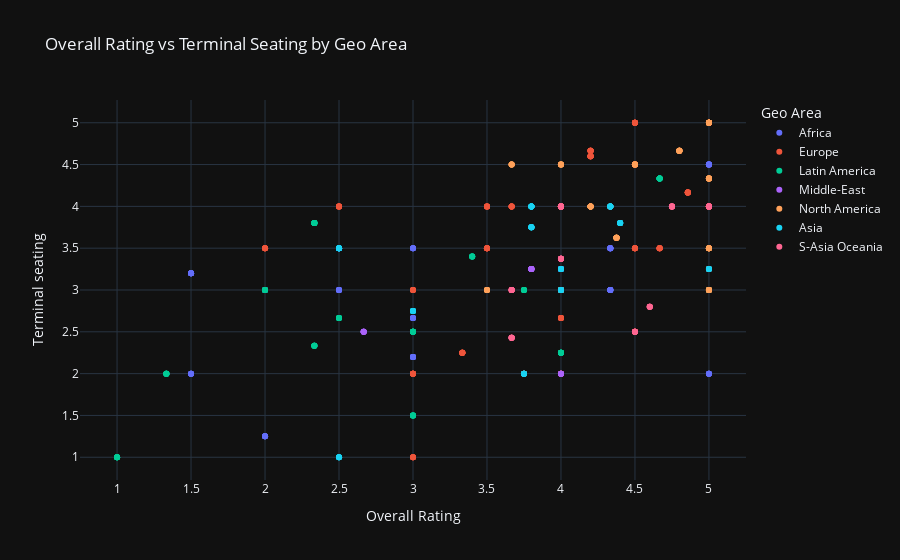

Notebook code for this chart:
### Code cell
fig.update_layout(
    title="Overall Rating vs Terminal Seating by Geo Area",
    xaxis_title="Overall Rating",
    yaxis_title="Terminal seating",
    legend_title="Geo Area",
    template="plotly_dark"  
)

fig.show()

### Figure 1 — Plotly figure (JSON) as saved in the notebook; plotly's stock layout.template omitted (floating-point values rounded to 4 significant figures; data arrays with more than 128 entries replaced by an {"elided": "..."} marker saying what was removed)
{"data": [{"customdata": [["abuja"], ["abuja"], ["abuja"], ["abuja"], ["abuja"], ["abuja"], ["algiers"], ["algiers"], ["algiers"], ["algiers"], ["algiers"], ["algiers"], ["algiers"], ["algiers"], ["banjul"], ["banjul"], ["banjul"], ["banjul"], ["banjul"], ["banjul"], ["dakar"], ["dakar"], ["dakar"], ["dakar"], ["dakar"], ["durban"], ["durban"], ["durban"], ["durban"], ["durban"], ["durban"], ["durban"], ["durban"], ["entebbe"], ["entebbe"], ["entebbe"], ["entebbe"], ["entebbe"], ["entebbe"], ["entebbe"], ["entebbe"], ["entebbe"], ["freetown"], ["freetown"], ["freetown"], ["freetown"], ["freetown"], ["freetown"], ["freetown"], ["hurghada"], ["hurghada"], ["hurghada"], ["hurghada"], ["hurghada"], ["kilimanjaro"], ["kilimanjaro"], ["kilimanjaro"], ["kilimanjaro"], ["kilimanjaro"], ["kilimanjaro"], ["kilimanjaro"], ["kilimanjaro"], ["lusaka"], ["lusaka"], ["lusaka"], ["lusaka"], ["lusaka"], ["luxor"], ["luxor"], ["luxor"], ["luxor"], ["luxor"], ["luxor"], ["luxor"], ["luxor"], ["mombasa"], ["mombasa"], ["mombasa"], ["mombasa"], ["mombasa"], ["mombasa"], ["mombasa"], ["mombasa"], ["mombasa"], ["monastir"], ["monastir"], ["monastir"], ["monastir"], ["monastir"], ["monastir"], ["monastir"], ["monastir"], ["seychelles"], ["seychelles"], ["seychelles"], ["seychelles"], ["seychelles"], ["seychelles"], ["taba"], ["taba"], ["taba"], ["taba"], ["taba"], ["windhoek"], ["windhoek"], ["windhoek"], ["windhoek"], ["windhoek"], ["windhoek"], ["zanzibar"], ["zanzibar"], ["zanzibar"], ["zanzibar"], ["zanzibar"]], "hovertemplate": "geo_area=Africa<br>mean_overall_rating=%{x}<br>mean_terminal_seating_rating=%{y}<br>airport_name=%{customdata[0]}<extra></extra>", "legendgroup": "Africa", "marker": {"color": "#636efa", "symbol": "circle"}, "mode": "markers", "name": "Africa", "orientation": "v", "showlegend": true, "type": "scatter", "x": [2, 2, 2, 2, 2, 2, 4.333, 4.333, 4.333, 4.333, 4.333, 4.333, 4.333, 4.333, 2, 2, 2, 2, 2, 2, 3, 3, 3, 3, 3, 5, 5, 5, 5, 5, 5, 5, 5, 4, 4, 4, 4, 4, 4, 4, 4, 4, 4, 4, 4, 4, 4, 4, 4, 3, 3, 3, 3, 3, 4.333, 4.333, 4.333, 4.333, 4.333, 4.333, 4.333, 4.333, 5, 5, 5, 5, 5, 2.5, 2.5, 2.5, 2.5, 2.5, 2.5, 2.5, 2.5, 3, 3, 3, 3, 3, 3, 3, 3, 3, 1.5, 1.5, 1.5, 1.5, 1.5, 1.5, 1.5, 1.5, 3, 3, 3, 3, 3, 3, 1.667, 1.667, 1.667, 1.667, 1.667, 2.5, 2.5, 2.5, 2.5, 2.5, 2.5, 1.5, 1.5, 1.5, 1.5, 1.5], "xaxis": "x", "y": [1.25, 1.25, 1.25, 1.25, 1.25, 1.25, 3.5, 3.5, 3.5, 3.5, 3.5, 3.5, 3.5, 3.5, 3, 3, 3, 3, 3, 3, null, null, null, null, null, 4.5, 4.5, 4.5, 4.5, 4.5, 4.5, 4.5, 4.5, 3.25, 3.25, 3.25, 3.25, 3.25, 3.25, 3.25, 3.25, 3.25, 3, 3, 3, 3, 3, 3, 3, 3.5, 3.5, 3.5, 3.5, 3.5, 3, 3, 3, 3, 3, 3, 3, 3, 2, 2, 2, 2, 2, 3, 3, 3, 3, 3, 3, 3, 3, 2.2, 2.2, 2.2, 2.2, 2.2, 2.2, 2.2, 2.2, 2.2, 3.2, 3.2, 3.2, 3.2, 3.2, 3.2, 3.2, 3.2, 2.667, 2.667, 2.667, 2.667, 2.667, 2.667, null, null, null, null, null, 3.5, 3.5, 3.5, 3.5, 3.5, 3.5, 2, 2, 2, 2, 2], "yaxis": "y"}, {"customdata": {"elided": "269x1 str values"}, "hovertemplate": "geo_area=Europe<br>mean_overall_rating=%{x}<br>mean_terminal_seating_rating=%{y}<br>airport_name=%{customdata[0]}<extra></extra>", "legendgroup": "Europe", "marker": {"color": "#EF553B", "symbol": "circle"}, "mode": "markers", "name": "Europe", "orientation": "v", "showlegend": true, "type": "scatter", "x": {"elided": "269 float values"}, "xaxis": "x", "y": {"elided": "269 float values"}, "yaxis": "y"}, {"customdata": [["aruba reina beatrix"], ["aruba reina beatrix"], ["aruba reina beatrix"], ["aruba reina beatrix"], ["aruba reina beatrix"], ["aruba reina beatrix"], ["aruba reina beatrix"], ["aruba reina beatrix"], ["aruba reina beatrix"], ["belo horizonte confins"], ["belo horizonte confins"], ["belo horizonte confins"], ["belo horizonte confins"], ["belo horizonte confins"], ["belo horizonte confins"], ["belo horizonte confins"], ["belo horizonte confins"], ["belo horizonte confins"], ["brasilia"], ["brasilia"], ["brasilia"], ["brasilia"], ["brasilia"], ["brasilia"], ["brasilia"], ["brasilia"], ["brasilia"], ["crown point tobago"], ["crown point tobago"], ["crown point tobago"], ["crown point tobago"], ["crown point tobago"], ["crown point tobago"], ["crown point tobago"], ["curacao"], ["curacao"], ["curacao"], ["curacao"], ["curacao"], ["curacao"], ["curacao"], ["guayaquil"], ["guayaquil"], ["guayaquil"], ["guayaquil"], ["guayaquil"], ["holguin"], ["holguin"], ["holguin"], ["holguin"], ["holguin"], ["holguin"], ["holguin"], ["manaus"], ["manaus"], ["manaus"], ["manaus"], ["manaus"], ["manaus"], ["quito mariscal"], ["quito mariscal"], ["quito mariscal"], ["quito mariscal"], ["quito mariscal"], ["quito mariscal"], ["recife"], ["recife"], ["recife"], ["recife"], ["recife"], ["salvador"], ["salvador"], ["salvador"], ["salvador"], ["salvador"], ["salvador"], ["santo domingo"], ["santo domingo"], ["santo domingo"], ["santo domingo"], ["santo domingo"], ["santo domingo"], ["santo domingo"], ["santo domingo"], ["sao paulo congonhas"], ["sao paulo congonhas"], ["sao paulo congonhas"], ["sao paulo congonhas"], ["sao paulo congonhas"], ["sao paulo congonhas"]], "hovertemplate": "geo_area=Latin America<br>mean_overall_rating=%{x}<br>mean_terminal_seating_rating=%{y}<br>airport_name=%{customdata[0]}<extra></extra>", "legendgroup": "Latin America", "marker": {"color": "#00cc96", "symbol": "circle"}, "mode": "markers", "name": "Latin America", "orientation": "v", "showlegend": true, "type": "scatter", "x": [2.333, 2.333, 2.333, 2.333, 2.333, 2.333, 2.333, 2.333, 2.333, 4, 4, 4, 4, 4, 4, 4, 4, 4, 3, 3, 3, 3, 3, 3, 3, 3, 3, 1.333, 1.333, 1.333, 1.333, 1.333, 1.333, 1.333, 2.5, 2.5, 2.5, 2.5, 2.5, 2.5, 2.5, 3.4, 3.4, 3.4, 3.4, 3.4, 1, 1, 1, 1, 1, 1, 1, 3, 3, 3, 3, 3, 3, 2, 2, 2, 2, 2, 2, 5, 5, 5, 5, 5, 2.333, 2.333, 2.333, 2.333, 2.333, 2.333, 4.667, 4.667, 4.667, 4.667, 4.667, 4.667, 4.667, 4.667, 3.75, 3.75, 3.75, 3.75, 3.75, 3.75], "xaxis": "x", "y": [3.8, 3.8, 3.8, 3.8, 3.8, 3.8, 3.8, 3.8, 3.8, 2.25, 2.25, 2.25, 2.25, 2.25, 2.25, 2.25, 2.25, 2.25, 2.5, 2.5, 2.5, 2.5, 2.5, 2.5, 2.5, 2.5, 2.5, 2, 2, 2, 2, 2, 2, 2, 2.667, 2.667, 2.667, 2.667, 2.667, 2.667, 2.667, 3.4, 3.4, 3.4, 3.4, 3.4, 1, 1, 1, 1, 1, 1, 1, 1.5, 1.5, 1.5, 1.5, 1.5, 1.5, 3, 3, 3, 3, 3, 3, 3, 3, 3, 3, 3, 2.333, 2.333, 2.333, 2.333, 2.333, 2.333, 4.333, 4.333, 4.333, 4.333, 4.333, 4.333, 4.333, 4.333, 3, 3, 3, 3, 3, 3], "yaxis": "y"}, {"customdata": [["beirut"], ["beirut"], ["beirut"], ["beirut"], ["beirut"], ["beirut"], ["beirut"], ["beirut"], ["beirut"], ["hamad doha"], ["hamad doha"], ["hamad doha"], ["hamad doha"], ["hamad doha"], ["sharjah"], ["sharjah"], ["sharjah"], ["sharjah"], ["sharjah"], ["sharjah"], ["tehran mehrabad"], ["tehran mehrabad"], ["tehran mehrabad"], ["tehran mehrabad"], ["tehran mehrabad"]], "hovertemplate": "geo_area=Middle-East<br>mean_overall_rating=%{x}<br>mean_terminal_seating_rating=%{y}<br>airport_name=%{customdata[0]}<extra></extra>", "legendgroup": "Middle-East", "marker": {"color": "#ab63fa", "symbol": "circle"}, "mode": "markers", "name": "Middle-East", "orientation": "v", "showlegend": true, "type": "scatter", "x": [3.8, 3.8, 3.8, 3.8, 3.8, 3.8, 3.8, 3.8, 3.8, null, null, null, null, null, 2.667, 2.667, 2.667, 2.667, 2.667, 2.667, 4, 4, 4, 4, 4], "xaxis": "x", "y": [3.25, 3.25, 3.25, 3.25, 3.25, 3.25, 3.25, 3.25, 3.25, 3.25, 3.25, 3.25, 3.25, 3.25, 2.5, 2.5, 2.5, 2.5, 2.5, 2.5, 2, 2, 2, 2, 2], "yaxis": "y"}, {"customdata": [["bermuda"], ["bermuda"], ["bermuda"], ["bermuda"], ["bermuda"], ["colorado springs"], ["colorado springs"], ["colorado springs"], ["colorado springs"], ["colorado springs"], ["colorado springs"], ["colorado springs"], ["columbus"], ["columbus"], ["columbus"], ["columbus"], ["columbus"], ["dallas love field"], ["dallas love field"], ["dallas love field"], ["dallas love field"], ["dallas love field"], ["fort myers"], ["fort myers"], ["fort myers"], ["fort myers"], ["fort myers"], ["fort myers"], ["fort myers"], ["fort myers"], ["fort myers"], ["hartford"], ["hartford"], ["hartford"], ["hartford"], ["hartford"], ["hartford"], ["hartford"], ["hartford"], ["hartford"], ["hilo"], ["hilo"], ["hilo"], ["hilo"], ["hilo"], ["hilo"], ["indianapolis"], ["indianapolis"], ["indianapolis"], ["indianapolis"], ["indianapolis"], ["indianapolis"], ["indianapolis"], ["indianapolis"], ["indianapolis"], ["jacksonville"], ["jacksonville"], ["jacksonville"], ["jacksonville"], ["jacksonville"], ["john wayne"], ["john wayne"], ["john wayne"], ["john wayne"], ["john wayne"], ["john wayne"], ["little rock"], ["little rock"], ["little rock"], ["little rock"], ["little rock"], ["little rock"], ["long beach"], ["long beach"], ["long beach"], ["long beach"], ["long beach"], ["long beach"], ["long island macarthur"], ["long island macarthur"], ["long island macarthur"], ["long island macarthur"], ["long island macarthur"], ["long island macarthur"], ["long island macarthur"], ["memphis"], ["memphis"], ["memphis"], ["memphis"], ["memphis"], ["memphis"], ["memphis"], ["milwaukee"], ["milwaukee"], ["milwaukee"], ["milwaukee"], ["milwaukee"], ["milwaukee"], ["milwaukee"], ["milwaukee"], ["milwaukee"], ["muscle shoals"], ["muscle shoals"], ["muscle shoals"], ["muscle shoals"], ["muscle shoals"], ["nashville"], ["nashville"], ["nashville"], ["nashville"], ["nashville"], ["nashville"], ["sacramento"], ["sacramento"], ["sacramento"], ["sacramento"], ["sacramento"], ["sacramento"], ["sacramento"], ["sacramento"], ["sacramento"]], "hovertemplate": "geo_area=North America<br>mean_overall_rating=%{x}<br>mean_terminal_seating_rating=%{y}<br>airport_name=%{customdata[0]}<extra></extra>", "legendgroup": "North America", "marker": {"color": "#FFA15A", "symbol": "circle"}, "mode": "markers", "name": "North America", "orientation": "v", "showlegend": true, "type": "scatter", "x": [null, null, null, null, null, 5, 5, 5, 5, 5, 5, 5, 3.667, 3.667, 3.667, 3.667, 3.667, null, null, null, null, null, 4.375, 4.375, 4.375, 4.375, 4.375, 4.375, 4.375, 4.375, 4.375, 5, 5, 5, 5, 5, 5, 5, 5, 5, 4, 4, 4, 4, 4, 4, 5, 5, 5, 5, 5, 5, 5, 5, 5, 5, 5, 5, 5, 5, 4, 4, 4, 4, 4, 4, 5, 5, 5, 5, 5, 5, 5, 5, 5, 5, 5, 5, 5, 5, 5, 5, 5, 5, 5, 3.5, 3.5, 3.5, 3.5, 3.5, 3.5, 3.5, 4.8, 4.8, 4.8, 4.8, 4.8, 4.8, 4.8, 4.8, 4.8, null, null, null, null, null, 4.5, 4.5, 4.5, 4.5, 4.5, 4.5, 4.2, 4.2, 4.2, 4.2, 4.2, 4.2, 4.2, 4.2, 4.2], "xaxis": "x", "y": [null, null, null, null, null, 5, 5, 5, 5, 5, 5, 5, 4.5, 4.5, 4.5, 4.5, 4.5, null, null, null, null, null, 3.625, 3.625, 3.625, 3.625, 3.625, 3.625, 3.625, 3.625, 3.625, 3.5, 3.5, 3.5, 3.5, 3.5, 3.5, 3.5, 3.5, 3.5, 3, 3, 3, 3, 3, 3, 4.333, 4.333, 4.333, 4.333, 4.333, 4.333, 4.333, 4.333, 4.333, 5, 5, 5, 5, 5, 4.5, 4.5, 4.5, 4.5, 4.5, 4.5, 5, 5, 5, 5, 5, 5, 3, 3, 3, 3, 3, 3, 5, 5, 5, 5, 5, 5, 5, 3, 3, 3, 3, 3, 3, 3, 4.667, 4.667, 4.667, 4.667, 4.667, 4.667, 4.667, 4.667, 4.667, null, null, null, null, null, 4.5, 4.5, 4.5, 4.5, 4.5, 4.5, 4, 4, 4, 4, 4, 4, 4, 4, 4], "yaxis": "y"}, {"customdata": [["chengdu"], ["chengdu"], ["chengdu"], ["chengdu"], ["chengdu"], ["coimbatore"], ["coimbatore"], ["coimbatore"], ["coimbatore"], ["coimbatore"], ["hangzhou"], ["hangzhou"], ["hangzhou"], ["hangzhou"], ["hangzhou"], ["hangzhou"], ["hangzhou"], ["hangzhou"], ["kunming"], ["kunming"], ["kunming"], ["kunming"], ["kunming"], ["kunming"], ["pune"], ["pune"], ["pune"], ["pune"], ["pune"], ["pune"], ["pune"], ["pune"], ["pune"], ["qingdao"], ["qingdao"], ["qingdao"], ["qingdao"], ["qingdao"], ["qingdao"], ["qingdao"], ["sapporo chitose"], ["sapporo chitose"], ["sapporo chitose"], ["sapporo chitose"], ["sapporo chitose"], ["sapporo chitose"], ["sapporo chitose"], ["sapporo chitose"], ["seoul gimpo"], ["seoul gimpo"], ["seoul gimpo"], ["seoul gimpo"], ["seoul gimpo"], ["seoul gimpo"], ["seoul gimpo"], ["seoul gimpo"], ["shenyang"], ["shenyang"], ["shenyang"], ["shenyang"], ["shenyang"], ["shenyang"], ["shenyang"], ["xian xianyang"], ["xian xianyang"], ["xian xianyang"], ["xian xianyang"], ["xian xianyang"], ["xian xianyang"], ["xian xianyang"], ["xian xianyang"], ["xiamen"], ["xiamen"], ["xiamen"], ["xiamen"], ["xiamen"], ["xiamen"], ["xiamen"], ["xiamen"], ["xiamen"]], "hovertemplate": "geo_area=Asia<br>mean_overall_rating=%{x}<br>mean_terminal_seating_rating=%{y}<br>airport_name=%{customdata[0]}<extra></extra>", "legendgroup": "Asia", "marker": {"color": "#19d3f3", "symbol": "circle"}, "mode": "markers", "name": "Asia", "orientation": "v", "showlegend": true, "type": "scatter", "x": [4, 4, 4, 4, 4, 2.5, 2.5, 2.5, 2.5, 2.5, 4.333, 4.333, 4.333, 4.333, 4.333, 4.333, 4.333, 4.333, 3.75, 3.75, 3.75, 3.75, 3.75, 3.75, 3, 3, 3, 3, 3, 3, 3, 3, 3, 4.4, 4.4, 4.4, 4.4, 4.4, 4.4, 4.4, 3.8, 3.8, 3.8, 3.8, 3.8, 3.8, 3.8, 3.8, 4, 4, 4, 4, 4, 4, 4, 4, 5, 5, 5, 5, 5, 5, 5, 2.5, 2.5, 2.5, 2.5, 2.5, 2.5, 2.5, 2.5, 3.8, 3.8, 3.8, 3.8, 3.8, 3.8, 3.8, 3.8, 3.8], "xaxis": "x", "y": [3.25, 3.25, 3.25, 3.25, 3.25, 1, 1, 1, 1, 1, 4, 4, 4, 4, 4, 4, 4, 4, 2, 2, 2, 2, 2, 2, 2.75, 2.75, 2.75, 2.75, 2.75, 2.75, 2.75, 2.75, 2.75, 3.8, 3.8, 3.8, 3.8, 3.8, 3.8, 3.8, 3.75, 3.75, 3.75, 3.75, 3.75, 3.75, 3.75, 3.75, 3, 3, 3, 3, 3, 3, 3, 3, 3.25, 3.25, 3.25, 3.25, 3.25, 3.25, 3.25, 3.5, 3.5, 3.5, 3.5, 3.5, 3.5, 3.5, 3.5, 4, 4, 4, 4, 4, 4, 4, 4, 4], "yaxis": "y"}, {"customdata": [["clark"], ["clark"], ["clark"], ["clark"], ["clark"], ["clark"], ["clark"], ["hobart"], ["hobart"], ["hobart"], ["hobart"], ["hobart"], ["hobart"], ["hobart"], ["hobart"], ["hobart"], ["kota kinabalu"], ["kota kinabalu"], ["kota kinabalu"], ["kota kinabalu"], ["kota kinabalu"], ["launceston"], ["launceston"], ["launceston"], ["launceston"], ["launceston"], ["medan"], ["medan"], ["medan"], ["medan"], ["medan"], ["medan"], ["medan"], ["medan"], ["subang kuala lumpur"], ["subang kuala lumpur"], ["subang kuala lumpur"], ["subang kuala lumpur"], ["subang kuala lumpur"], ["tontouta"], ["tontouta"], ["tontouta"], ["tontouta"], ["tontouta"], ["tontouta"], ["tontouta"], ["tontouta"], ["vientiane"], ["vientiane"], ["vientiane"], ["vientiane"], ["vientiane"], ["vientiane"], ["vientiane"], ["vientiane"], ["yogyakarta"], ["yogyakarta"], ["yogyakarta"], ["yogyakarta"], ["yogyakarta"], ["yogyakarta"], ["yogyakarta"]], "hovertemplate": "geo_area=S-Asia Oceania<br>mean_overall_rating=%{x}<br>mean_terminal_seating_rating=%{y}<br>airport_name=%{customdata[0]}<extra></extra>", "legendgroup": "S-Asia Oceania", "marker": {"color": "#FF6692", "symbol": "circle"}, "mode": "markers", "name": "S-Asia Oceania", "orientation": "v", "showlegend": true, "type": "scatter", "x": [3.667, 3.667, 3.667, 3.667, 3.667, 3.667, 3.667, 5, 5, 5, 5, 5, 5, 5, 5, 5, 4.5, 4.5, 4.5, 4.5, 4.5, 4, 4, 4, 4, 4, 4, 4, 4, 4, 4, 4, 4, 4, 4.6, 4.6, 4.6, 4.6, 4.6, 4, 4, 4, 4, 4, 4, 4, 4, 4.75, 4.75, 4.75, 4.75, 4.75, 4.75, 4.75, 4.75, 3.667, 3.667, 3.667, 3.667, 3.667, 3.667, 3.667], "xaxis": "x", "y": [2.429, 2.429, 2.429, 2.429, 2.429, 2.429, 2.429, 4, 4, 4, 4, 4, 4, 4, 4, 4, 2.5, 2.5, 2.5, 2.5, 2.5, 4, 4, 4, 4, 4, 3.375, 3.375, 3.375, 3.375, 3.375, 3.375, 3.375, 3.375, 2.8, 2.8, 2.8, 2.8, 2.8, 4, 4, 4, 4, 4, 4, 4, 4, 4, 4, 4, 4, 4, 4, 4, 4, 3, 3, 3, 3, 3, 3, 3], "yaxis": "y"}], "layout": {"legend": {"title": {"text": "Geo Area"}, "tracegroupgap": 0}, "title": {"text": "Overall Rating vs Terminal Seating by Geo Area"}, "xaxis": {"anchor": "y", "domain": [0, 1], "title": {"text": "Overall Rating"}}, "yaxis": {"anchor": "x", "domain": [0, 1], "title": {"text": "Terminal seating"}}}}
